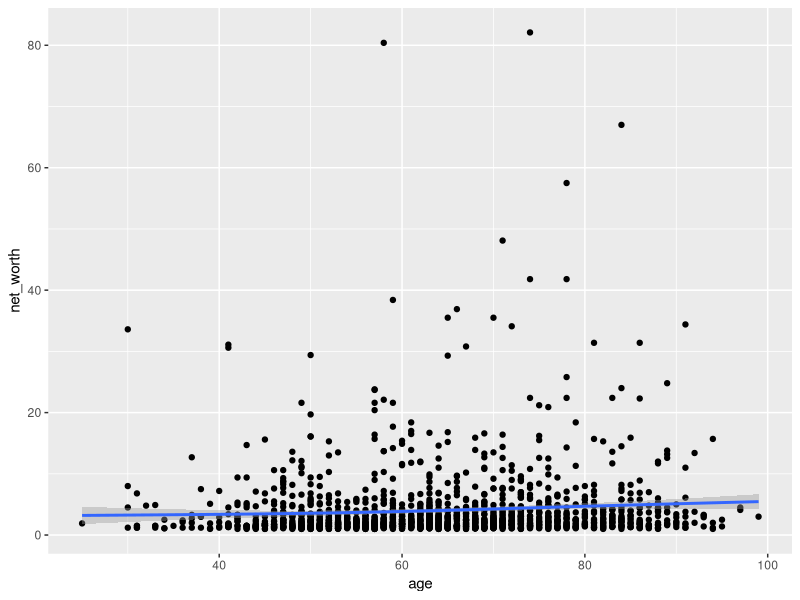
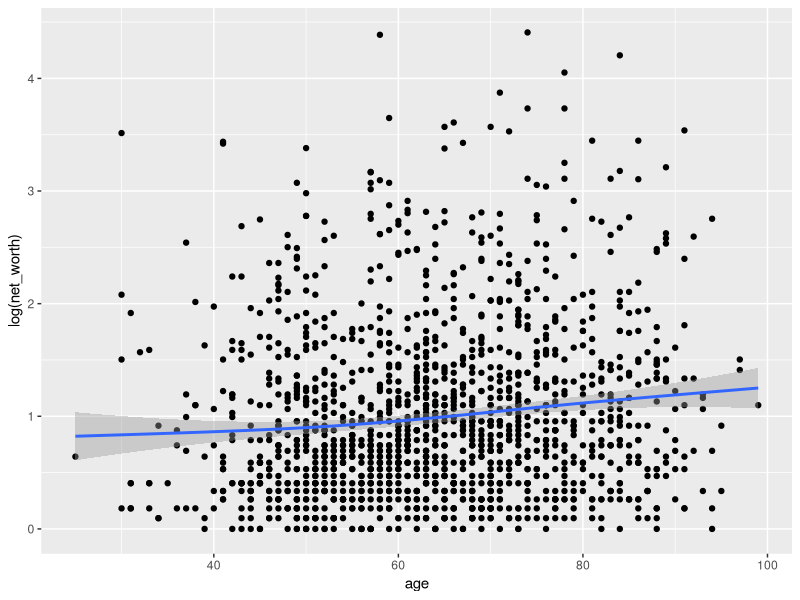

Recreate these plots in R, in order.
library(tidyverse)


# Q1&Q2 ----------------------------------------------------------------------

forbes <- read_csv("forbes.csv")
forbes$rank = as.numeric(gsub("\\#", "", forbes$rank ))
forbes$age = as.numeric(gsub("\\-", "", forbes$age ))
forbes$net_worth = as.numeric(gsub("\\$|B|M", "", forbes$net_worth))
rich_list <- filter(forbes, net_worth < 100)

View(rich_list)

# Q3 ----------------------------------------------------------------------

ggplot(data = rich_list) + 
  geom_point(mapping = aes(x = age, y = net_worth)) +
  geom_smooth(mapping = aes(x = age, y = net_worth ))

ggplot(data = rich_list) + 
  geom_point(mapping = aes(x = age, y = log(net_worth))) +
  geom_smooth(mapping = aes(x = age, y = log(net_worth)))

# YES, it helps observing the positive correlation. When age plotted against net_worth, since the internak of net_worth is large, it is hard to observe the relation.









